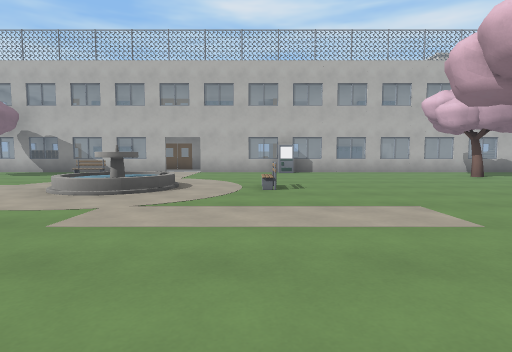
view 1 (above)

22 first-person views from a walk through a 3-D level made in the Godot game engine. The camera is 1.2 m above the floor, tilts 4° down and sees 80° across. The floor is counted in squares, 2 m on a side. Each view is taken from the middle of a square. On the plan, view 1 faces up. The plan holds only what a view shows up to about 9 squares ahead; the rest is blank. The place goes on beyond the plan. Characters and animated objects are not drawn.

view 2
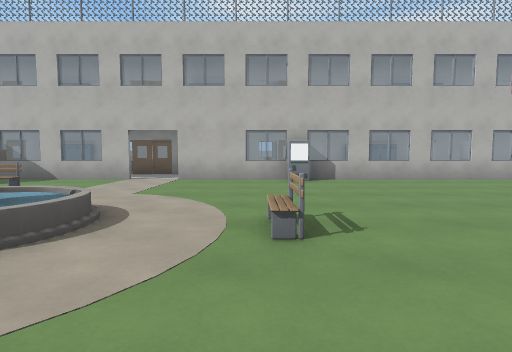

view 3
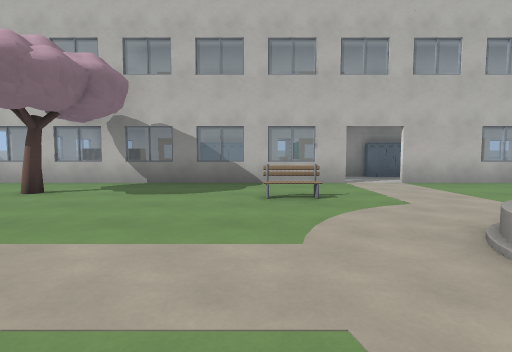

view 4
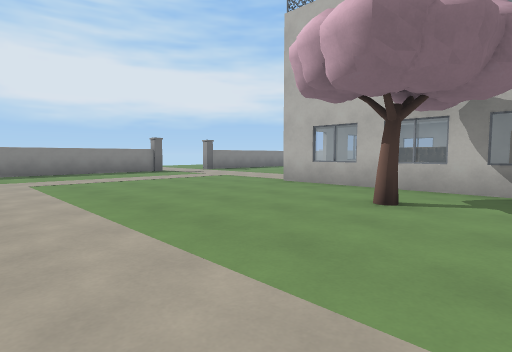

view 5
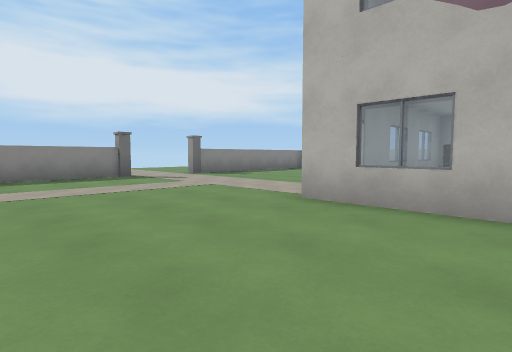

view 6
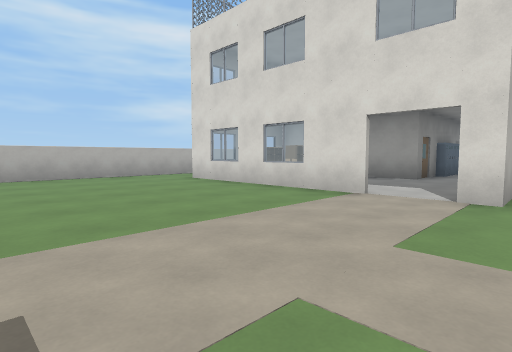

view 7
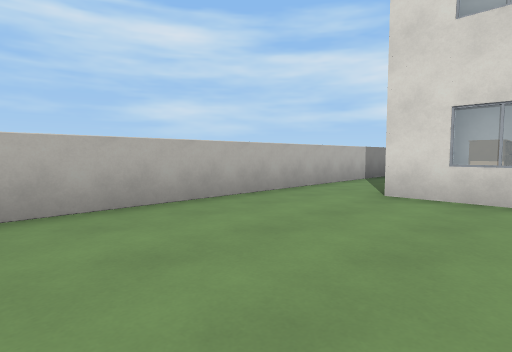

view 8
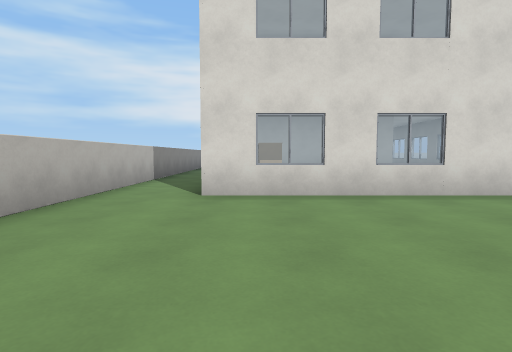

view 9
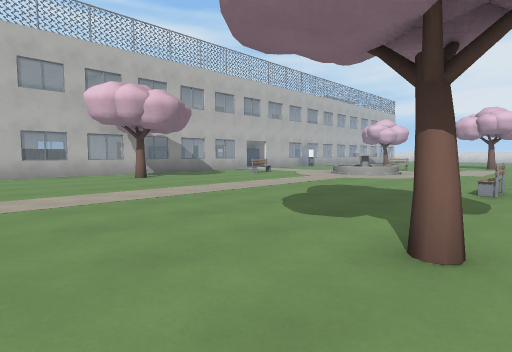

view 10
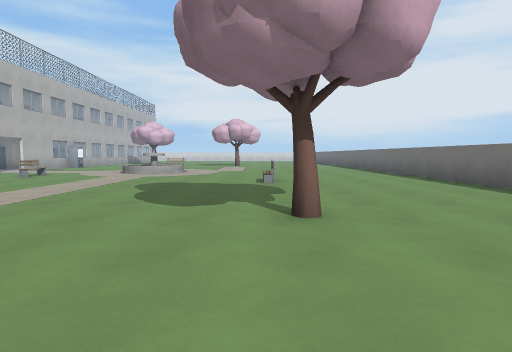

view 11
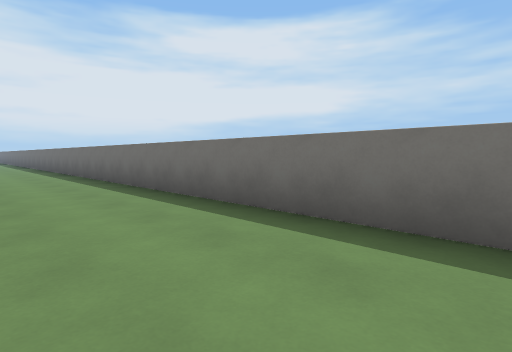

view 12
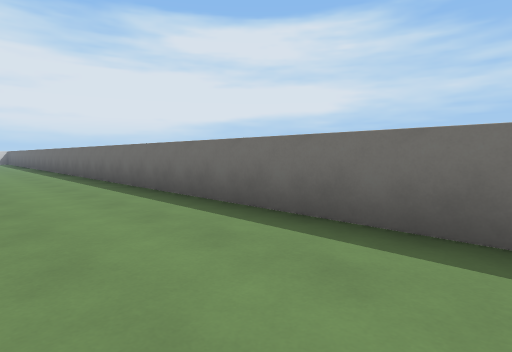

view 13
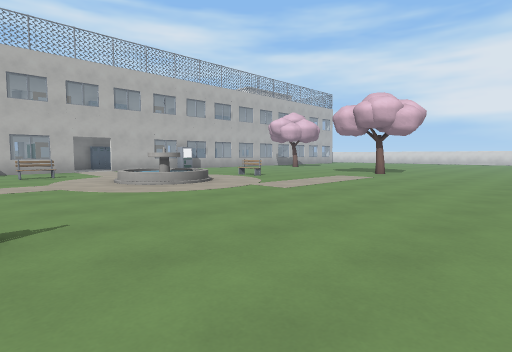

view 14
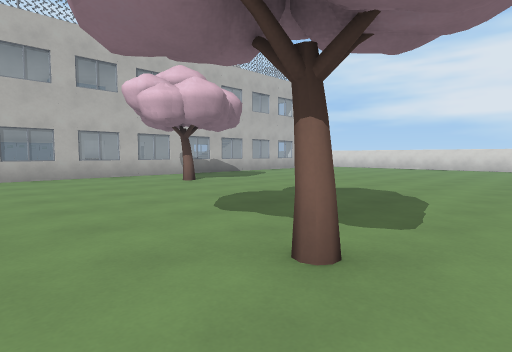

view 15
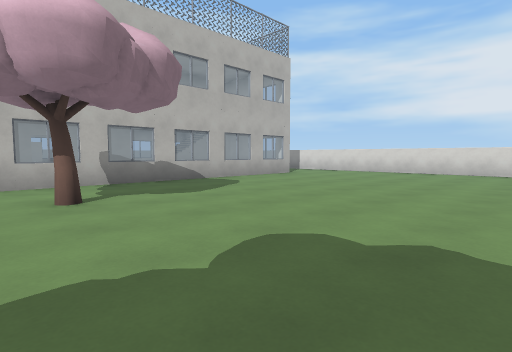

view 16
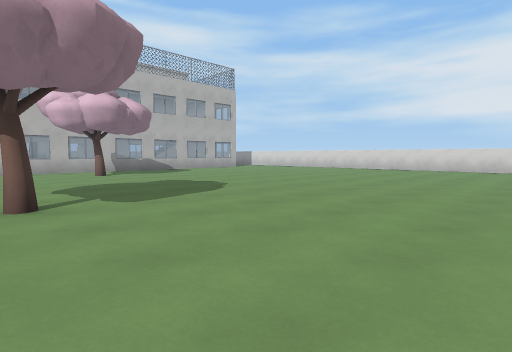

view 17
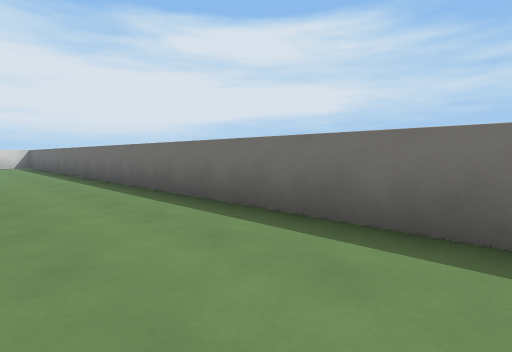

view 18
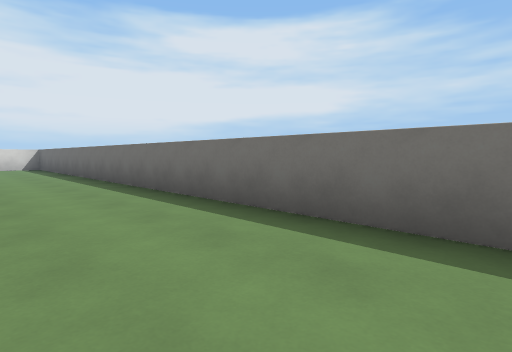

view 19
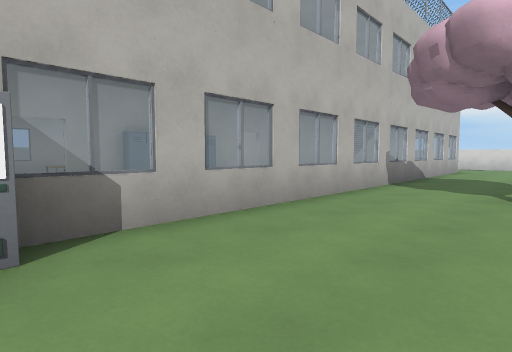

view 20
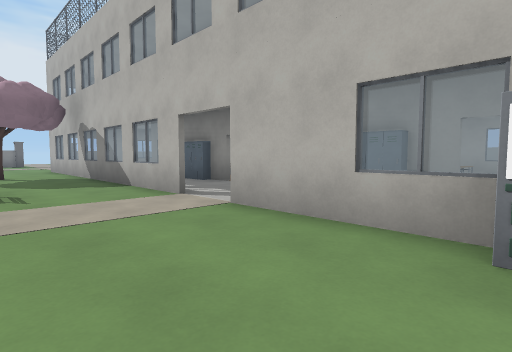

view 21
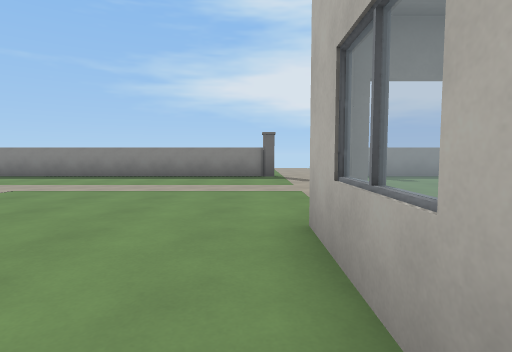

view 22
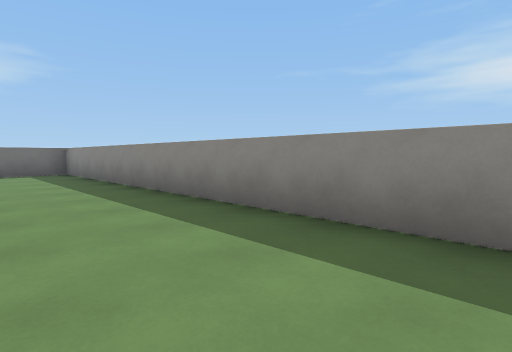

### Floor plan
Key: @ floor where view 1 was taken; # wall or solid block; x gap in a wall; . main floor; : floor 0.5 m higher than the main floor; = window, fence, low wall or low ledge; B bench; F fountain; L locker.
Columns run from 17 left of view 1 to 11 right of it. Each row starts with its distance up from view 1.
 19  ##########      ####
 18  ..........
 17  ........#      ###=#
 16  .....LLL#         =
 15 #.....#  #
 14 #.....LLL#
 13 #.....#..#
 12 ......x..##
 11 ......#######################
 10 #............................
  9 #........#...................
  8 #...........BB.........#.....
  7 #............................
  6 #.............:F.B...........
  5 #..  .........::.............
  4 #..  ........................
  3 #..  ................#.......
  2 #.  ...#..B..................
  1 #.   ........................
  0 #. ..............@...........
 -1 #. ..........................
 -2 #############################

Positions as (right, up) in squares from view 1, and headings:
1: (0, 0), facing up
2: (0, 3), facing up
3: (-5, 4), facing up
4: (-7, 5), facing up-left
5: (-9, 7), facing up-left
6: (-16, 10), facing up-right
7: (-16, 15), facing up-right
8: (-16, 16), facing right
9: (-12, 1), facing up-right
10: (-13, 2), facing right
11: (-14, 0), facing down-right
12: (-8, 0), facing down-right
13: (-6, -1), facing up-right
14: (2, 2), facing up-right
15: (5, 4), facing up-right
16: (3, -1), facing up-right
17: (-1, 0), facing down-right
18: (1, 0), facing down-right
19: (1, 8), facing up-right
20: (1, 8), facing up-left
21: (-9, 10), facing left
22: (-15, 8), facing down-left
